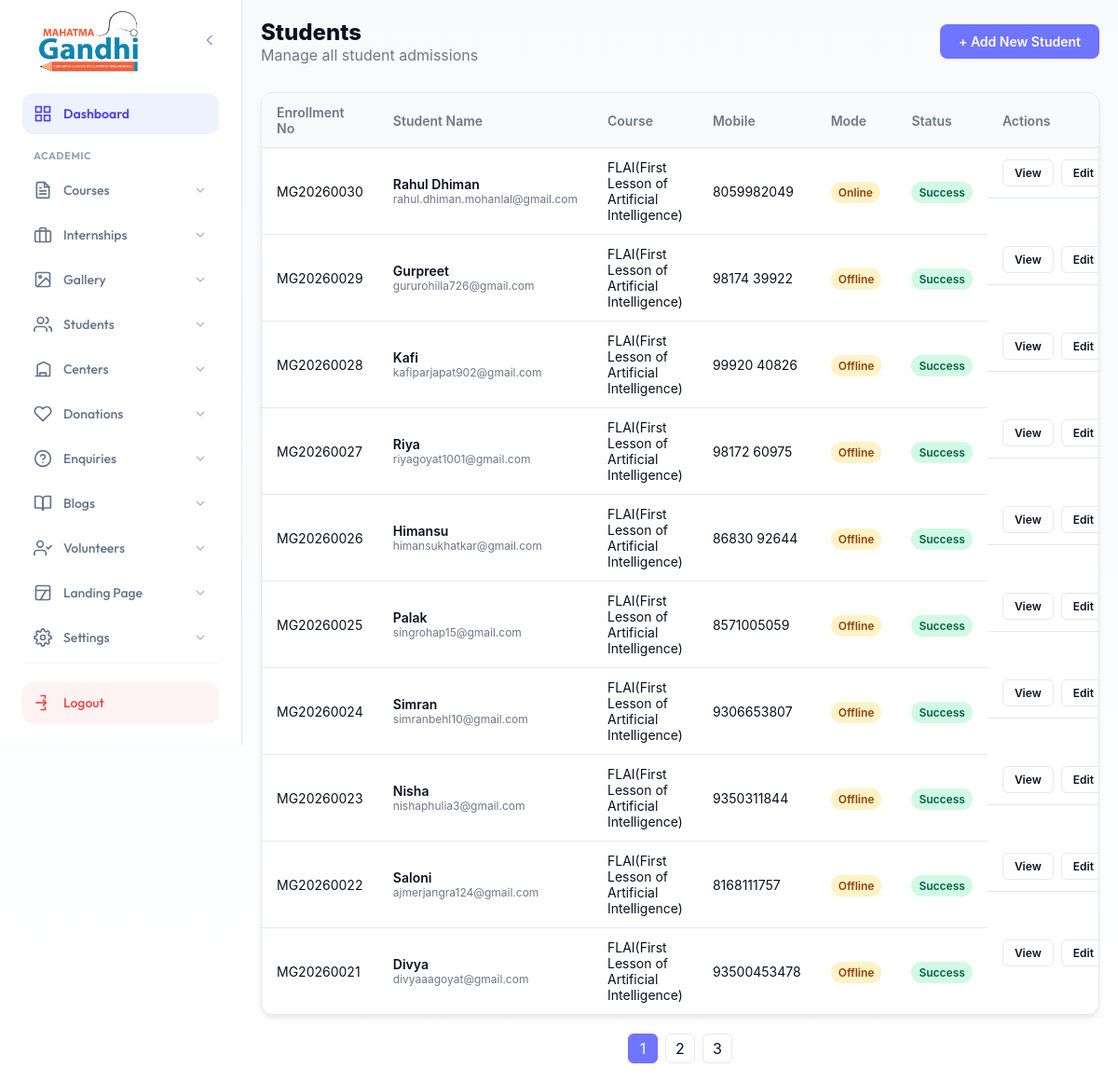
Page /admin/mg-students/index.php on the committed database.
### tables this page shows
CREATE TABLE `admissions` (
  `id` int(11) NOT NULL AUTO_INCREMENT,
  `center_id` int(11) DEFAULT NULL,
  `added_by` enum('admin','center') DEFAULT 'admin',
  `enrollment_no` varchar(20) DEFAULT NULL,
  `password` varchar(255) DEFAULT NULL,
  `otp` varchar(6) DEFAULT NULL,
  `otp_expiry` datetime DEFAULT NULL,
  `course_id` int(11) NOT NULL,
  `full_name` varchar(255) NOT NULL,
  `father_name` varchar(255) NOT NULL,
  `mother_name` varchar(255) NOT NULL,
  `dob` date NOT NULL,
  `category` varchar(50) NOT NULL,
  `admission_mode` varchar(20) DEFAULT 'Online',
  `student_photo` varchar(255) DEFAULT NULL,
  `student_sign` varchar(255) DEFAULT NULL,
  `mobile` varchar(15) NOT NULL,
  `alt_mobile` varchar(15) DEFAULT NULL,
  `email` varchar(255) NOT NULL,
  `pincode` varchar(10) NOT NULL,
  `country` varchar(100) NOT NULL,
  `state` varchar(100) NOT NULL,
  `city` varchar(100) NOT NULL,
  `address` text NOT NULL,
  `highest_qual` varchar(100) DEFAULT NULL,
  `school_name` varchar(255) DEFAULT NULL,
  `board_university` varchar(255) DEFAULT NULL,
  `passing_year` int(11) DEFAULT NULL,
  `percentage` varchar(10) DEFAULT NULL,
  `computer_knowledge` varchar(50) DEFAULT NULL,
  `typing_speed` varchar(50) DEFAULT NULL,
  `prev_course_done` tinyint(1) DEFAULT 0,
  `prev_enroll_no` varchar(50) DEFAULT NULL,
  `prev_course_name` varchar(255) DEFAULT NULL,
  `prev_course_session` varchar(50) DEFAULT NULL,
  `aadhar_no` varchar(20) DEFAULT NULL,
  `aadhar_file` varchar(255) DEFAULT NULL,
  `edu_cert_file` varchar(255) DEFAULT NULL,
  `course_fee` decimal(10,2) DEFAULT NULL,
  `payment_status` enum('pending','success','failed') DEFAULT 'pending',
  `razorpay_payment_id` varchar(255) DEFAULT NULL,
  `razorpay_order_id` varchar(255) DEFAULT NULL,
  `created_at` timestamp NULL DEFAULT current_timestamp(),
  `session_id` int(11) DEFAULT NULL,
  PRIMARY KEY (`id`),
  UNIQUE KEY `enrollment_no` (`enrollment_no`)
);

CREATE TABLE `courses` (
  `id` int(11) NOT NULL AUTO_INCREMENT,
  `category_id` int(11) DEFAULT NULL,
  `title` varchar(255) NOT NULL,
  `slug` varchar(255) NOT NULL,
  `video_url` varchar(255) DEFAULT NULL,
  `description` longtext DEFAULT NULL,
  `labels` longtext DEFAULT NULL COMMENT 'Stores badges like Offline Classes, Class 12' CHECK (json_valid(`labels`)),
  `features` longtext DEFAULT NULL COMMENT 'Stores features list' CHECK (json_valid(`features`)),
  `fees` longtext DEFAULT NULL COMMENT 'Stores fee structure' CHECK (json_valid(`fees`)),
  `featured_image` varchar(255) DEFAULT NULL,
  `meta_title` text DEFAULT NULL,
  `meta_desc` text DEFAULT NULL,
  `meta_keywords` text DEFAULT NULL,
  `base_currency` varchar(10) NOT NULL DEFAULT 'INR',
  `is_active` tinyint(1) NOT NULL DEFAULT 1,
  `created_at` timestamp NOT NULL DEFAULT current_timestamp(),
  `updated_at` timestamp NOT NULL DEFAULT current_timestamp() ON UPDATE current_timestamp(),
  `duration_value` int(11) DEFAULT 0,
  `duration_type` varchar(20) DEFAULT 'Months',
  PRIMARY KEY (`id`),
  UNIQUE KEY `slug` (`slug`),
  KEY `category_id` (`category_id`),
  CONSTRAINT `fk_course_category` FOREIGN KEY (`category_id`) REFERENCES `course_categories` (`id`) ON DELETE SET NULL
);

### admin/mg-students/index.php (the view, shortened to what this page needs)
<?php
$conn = getDbConnection();
$limit = 10;
$page = isset($_GET['page']) ? intval($_GET['page']) : 1;
$offset = ($page - 1) * $limit;
$sql = "SELECT a.*, c.title as course_title
        FROM admissions a
        LEFT JOIN courses c ON a.course_id = c.id
        ORDER BY a.created_at DESC
        LIMIT $offset, $limit";
$result = $conn->query($sql);
$count_sql = "SELECT COUNT(*) as total FROM admissions";
$total_result = $conn->query($count_sql);
$total_rows = $total_result->fetch_assoc()['total'];
$total_pages = ceil($total_rows / $limit);
?>
<!DOCTYPE html>
<html lang="en">
<head>
</head>
<body>
    <?php include __DIR__ . "/../sidebar.php"; ?>
    <main class="admin-content">
        <div class="admin-wrap">
            <div class="page-header">
                <div>
                    <h1 class="page-title">Students</h1>
                    <p style="color:var(--muted)">Manage all student admissions</p>
                </div>
                <a href="add-student.php" class="btn btn-primary">+ Add New Student</a>
            </div>
            <div class="table-card">
                <table>
                    <thead>
                        <tr>
                            <th>Enrollment No</th>
                            <th>Student Name</th>
                            <th>Course</th>
                            <th>Mobile</th>
                            <th>Mode</th>
                            <th>Status</th>
                            <th>Actions</th>
                        </tr>
                    </thead>
                    <tbody>
                        <?php if ($result->num_rows > 0): ?>
                            <?php while($row = $result->fetch_assoc()): ?>
                                <tr>
                                    <td><?php echo htmlspecialchars($row['enrollment_no']); ?></td>
                                    <td>
                                        <div style="font-weight:600"><?php echo htmlspecialchars($row['full_name']); ?></div>
                                        <div style="font-size:12px;color:var(--muted)"><?php echo htmlspecialchars($row['email']); ?></div>
                                    </td>
                                    <td><?php echo htmlspecialchars($row['course_title'] ?? 'N/A'); ?></td>
                                    <td><?php echo htmlspecialchars($row['mobile']); ?></td>
                                    <td><span class="badge badge-warning"><?php echo htmlspecialchars($row['admission_mode'] ?? 'Online'); ?></span></td>
                                    <td>
                                        <span class="badge <?php echo $row['payment_status'] == 'success' ? 'badge-success' : 'badge-warning'; ?>">
                                            <?php echo ucfirst($row['payment_status']); ?>
                                        </span>
                                    </td>
                                    <td class="actions">
                                        <a href="view-student.php?id=<?php echo $row['id']; ?>" class="btn btn-sm btn-outline">View</a>
                                        <a href="edit-student.php?id=<?php echo $row['id']; ?>" class="btn btn-sm btn-outline">Edit</a>
                                    </td>
                                </tr>
                            <?php endwhile; ?>
                        <?php else: ?>
                            <tr><td colspan="7" style="text-align:center;padding:30px">No students found.</td></tr>
                        <?php endif; ?>
                    </tbody>
                </table>
            </div>
            <?php if ($total_pages > 1): ?>
            <div class="pagination">
                <?php for($i=1; $i<=$total_pages; $i++): ?>
                    <a href="?page=<?php echo $i; ?>" class="page-link <?php echo $page == $i ? 'active' : ''; ?>"><?php echo $i; ?></a>
                <?php endfor; ?>
            </div>
            <?php endif; ?>
        </div>
    </main>
</body>
</html>

### admin/mg-students/index.php (style rules this page uses)
:root { --active:#22c55e;--indigo:#6f75ff;--line:#e6e8ee;--text:#0b1020;--muted:#6f7787;--error:#ef4444;--success:#22c55e;--info:#3b82f6 }
* { margin:0;padding:0;box-sizing:border-box }
body { font-family:-apple-system,BlinkMacSystemFont,'Segoe UI',Roboto,sans-serif;background:linear-gradient(180deg,#f8fafc 0%,#ffffff 100%);color:var(--text) }
.admin-content { margin-left:260px;min-height:100vh;padding:20px;transition:margin-left .25s ease }
.admin-wrap { max-width:1200px;margin:0 auto }
.page-header { display:flex;justify-content:space-between;align-items:center;margin-bottom:30px }
.page-title { font-size:24px;font-weight:800;color:var(--text) }
.btn { padding:10px 20px;border-radius:8px;font-weight:600;text-decoration:none;display:inline-flex;align-items:center;gap:8px;font-size:14px;border:none;cursor:pointer }
.btn-primary { background:var(--indigo);color:#fff }
.btn-sm { padding:6px 12px;font-size:12px;border-radius:6px }
.btn-outline { border:1px solid var(--line);background:#fff;color:var(--text) }
.table-card { background:#fff;border:1px solid var(--line);border-radius:12px;overflow:hidden;box-shadow:0 4px 6px -1px rgba(0,0,0,0.1) }
table { width:100%;border-collapse:collapse;font-size:14px }
th { background:#f8fafc;padding:12px 16px;text-align:left;font-weight:600;color:var(--muted);border-bottom:1px solid var(--line) }
td { padding:12px 16px;border-bottom:1px solid var(--line);vertical-align:middle }
tr:last-child td { border-bottom:none }
.badge { padding:4px 8px;border-radius:99px;font-size:12px;font-weight:600 }
.badge-success { background:#d1fae5;color:#065f46 }
.badge-warning { background:#fef3c7;color:#92400e }
.actions { display:flex;gap:8px }
.pagination { display:flex;justify-content:center;gap:8px;margin-top:20px }
.page-link { width:32px;height:32px;display:flex;align-items:center;justify-content:center;border-radius:6px;background:#fff;border:1px solid var(--line);color:var(--text);text-decoration:none }
.page-link.active { background:var(--indigo);color:#fff;border-color:var(--indigo) }

### admin/sidebar.php (style rules this page uses)
:root { --admin-primary: #4f46e5; --admin-primary-dark: #3730a3; --admin-primary-soft: #eef2ff; --admin-hover-bg: #f5f3ff; --text-main: #1e293b; --text-light: #64748b; --sidebar-w: 260px; --transition: all 0.3s cubic-bezier(0.4, 0, 0.2, 1); --shadow-glow: 0 10px 15px -3px rgba(79, 70, 229, 0.2); }

### rows in the picture
admissions: enrollment_no "MG20260030", full_name "Rahul Dhiman", email "rahul.dhiman.mohanlal@gmail.com", course.title "FLAI(First Lesson of Artificial Intelligence)", mobile "8059982049", admission_mode "Online", payment_status "Success"
admissions: enrollment_no "MG20260029", full_name "Gurpreet", email "gururohilla726@gmail.com", course.title "FLAI(First Lesson of Artificial Intelligence)", mobile "98174 39922", admission_mode "Offline", payment_status "Success"
admissions: enrollment_no "MG20260028", full_name "Kafi", email "kafiparjapat902@gmail.com", course.title "FLAI(First Lesson of Artificial Intelligence)", mobile "99920 40826", admission_mode "Offline", payment_status "Success"
admissions: enrollment_no "MG20260027", full_name "Riya", email "riyagoyat1001@gmail.com", course.title "FLAI(First Lesson of Artificial Intelligence)", mobile "98172 60975", admission_mode "Offline", payment_status "Success"
admissions: enrollment_no "MG20260026", full_name "Himansu", email "himansukhatkar@gmail.com", course.title "FLAI(First Lesson of Artificial Intelligence)", mobile "86830 92644", admission_mode "Offline", payment_status "Success"
admissions: enrollment_no "MG20260025", full_name "Palak", email "singrohap15@gmail.com", course.title "FLAI(First Lesson of Artificial Intelligence)", mobile "8571005059", admission_mode "Offline", payment_status "Success"
admissions: enrollment_no "MG20260024", full_name "Simran", email "simranbehl10@gmail.com", course.title "FLAI(First Lesson of Artificial Intelligence)", mobile "9306653807", admission_mode "Offline", payment_status "Success"
admissions: enrollment_no "MG20260023", full_name "Nisha", email "nishaphulia3@gmail.com", course.title "FLAI(First Lesson of Artificial Intelligence)", mobile "9350311844", admission_mode "Offline", payment_status "Success"
admissions: enrollment_no "MG20260022", full_name "Saloni", email "ajmerjangra124@gmail.com", course.title "FLAI(First Lesson of Artificial Intelligence)", mobile "8168111757", admission_mode "Offline", payment_status "Success"
admissions: enrollment_no "MG20260021", full_name "Divya", email "divyaaagoyat@gmail.com", course.title "FLAI(First Lesson of Artificial Intelligence)", mobile "93500453478", admission_mode "Offline", payment_status "Success"
